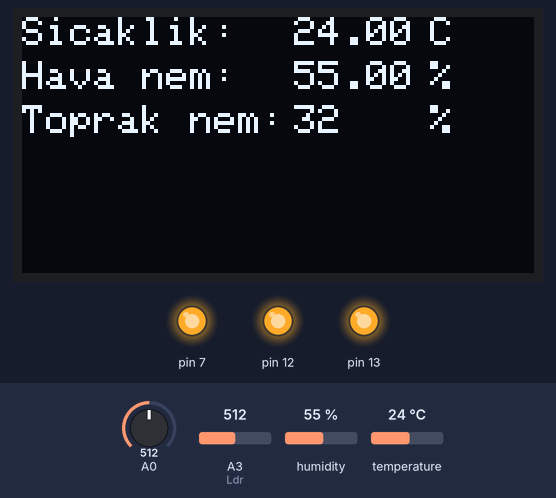
A sketch run on a simulated Arduino Uno, built with avr-gcc and run on an emulated ATmega328P. Parts: 128×64 one-colour display, output pins drawn as LEDs (lit = HIGH). Inputs (shaded band) come from the test bench; at power-on: temperature 24 °C, A0 = 512, A3 (Ldr) = 512, humidity 55 %. What the sketch prints to the serial monitor is not drawn.

Above: at 1.9 s.
2.0 s: temperature set to 28 °C
At 4.3 s:
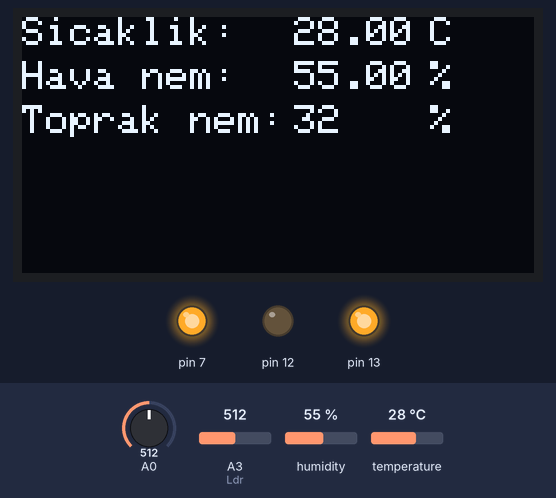
4.7 s: A0 set to 529
At 7.3 s:
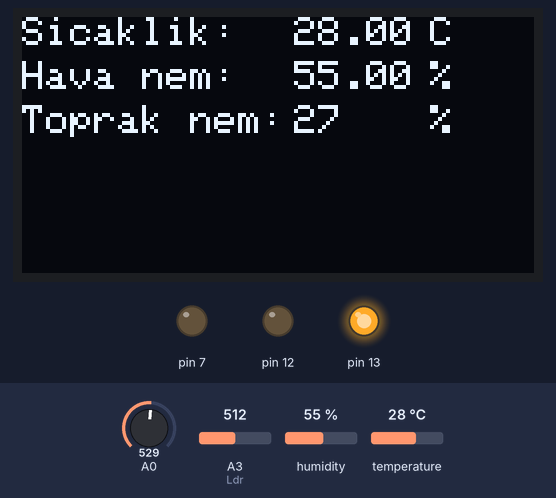
7.9 s: temperature set to 24 °C
At 9.9 s:
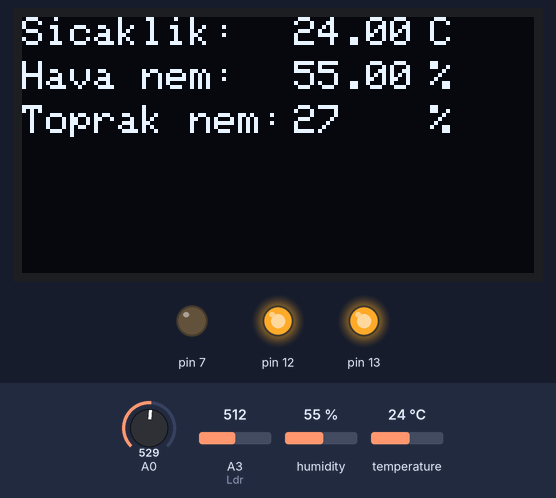
11.1 s: A3 (Ldr) set to 340
14.0 s: A3 (Ldr) set to 317
At 16.7 s:
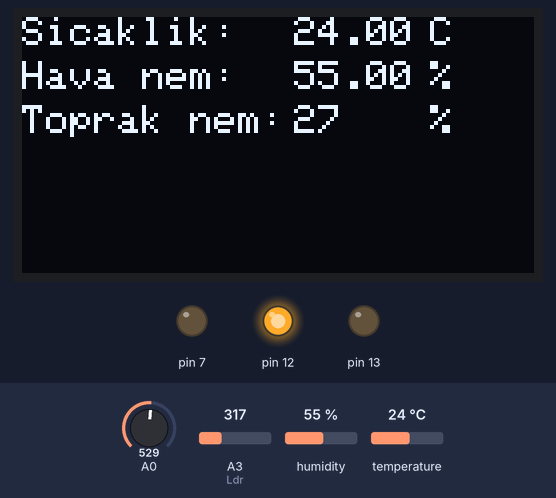
17.5 s: A0 set to 320
At 19.7 s:
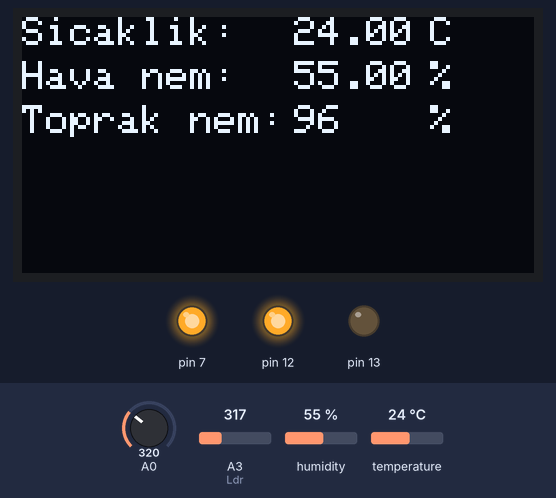
Timing chart, 0 to 21.2 s (numbered marks = the images above; inputs shaded):
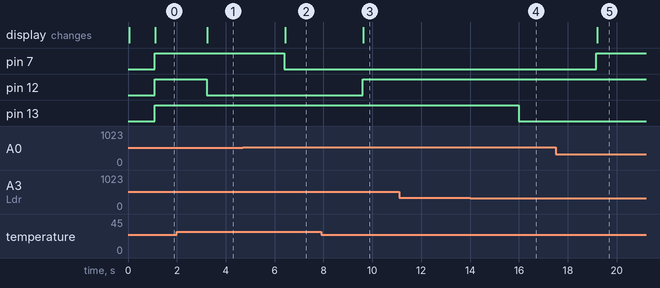

Measured:
- the behaviour switches between 517 and 518 on A0 (found by bisection; images 1 and 2)
- the behaviour switches between 26 and 25 °C on temperature (found by bisection; images 2 and 3)
- the behaviour switches between 331 and 330 on A3 (Ldr) (found by bisection; images 3 and 4)
- after the input at 2.0 s, pin 12: HIGH → LOW after 1.2 s; the display: changes after 1.2 s (image 1)
- after the input at 4.7 s, pin 7: HIGH → LOW after 1.7 s; the display: changes after 1.7 s (image 2)
- after the input at 7.9 s, pin 12: LOW → HIGH after 1.7 s; the display: changes after 1.7 s (image 3)
- after the input at 11.1 s, every drawn part: stays the same
- after the input at 14.0 s, pin 13: HIGH → LOW after 2.0 s
- after the input at 17.5 s, pin 7: LOW → HIGH after 1.7 s; the display: changes after 1.7 s (image 5)

The sketch:

tez.ino
```cpp
#include <Wire.h>
#include <Adafruit_GFX.h>
#include <Adafruit_SSD1306.h>
Adafruit_SSD1306 display;
#include <DHT.h>
#define DHTPIN 3
#define Ldr A3
DHT dht(DHTPIN, DHT11);

int soilMoistureValue;
int Value;


void setup() {
  Serial.begin(9600);
  delay(10);
  dht.begin();
  pinMode(7,OUTPUT);
  display.begin(SSD1306_SWITCHCAPVCC, 0x3C);
  Wire.begin();

pinMode(12,OUTPUT);
pinMode(13,OUTPUT);
}
void loop() {

  soilMoistureValue = analogRead(A0);
  Value = map(soilMoistureValue, 610, 310, 0, 100);

      float h = dht.readHumidity();
      float t = dht.readTemperature();
      int Ldr_deger = analogRead(Ldr);


                             Serial.print("Işık = ");
                             Serial.println(Ldr_deger);
                             Serial.print("Temperature: ");
                             Serial.print(t);
                             Serial.print(" degrees Celcius, Humidity: ");
                             Serial.print(h);
                             Serial.print("%. ");
                             Serial.print("Moisture: ");
                             Serial.print(Value);
                             Serial.println("%. ");

                            delay(1000);
 if (Value >30){
 digitalWrite(7,HIGH);
 }
 else {digitalWrite(7,LOW);
 }
 if (t < 26
 ){
 digitalWrite(12,HIGH);
 }
 else {digitalWrite(12,LOW);
 }
 if (Ldr_deger>330){
  digitalWrite(13,HIGH);
 }
 else {digitalWrite(13,LOW);
 }
  display.clearDisplay();
  display.setTextColor(WHITE);
  display.setTextSize(1);
  display.setCursor(0,0);
  display.print("Sicaklik:");
  display.setCursor(68,0);
  display.print(t);
  display.setCursor(102,0);
  display.print("C");
  display.setCursor(0,11);
  display.print("Hava nem:");
  display.setCursor(68,11);
  display.print(h);
  display.setCursor(102,11);
  display.print("%");
  display.setCursor(0,22);
  display.print("Toprak nem:");
  display.setCursor(68,22);
  display.print(Value);
  display.setCursor(102,22);
  display.print("%");

  display.display();
}
```
